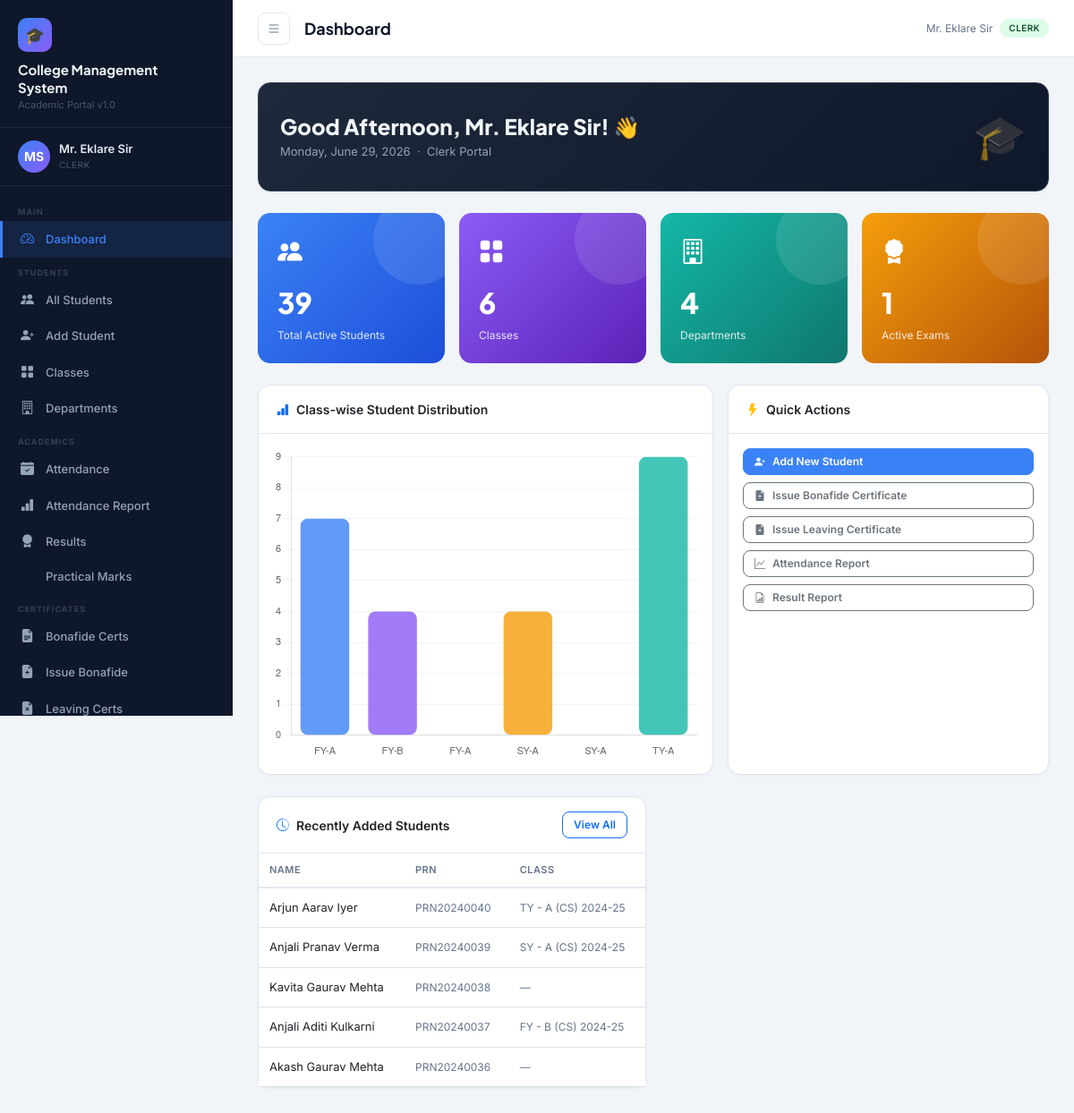
Screenshot of /dashboard/ (signed in) with the database file from the repository.
### accounts/models.py (models this page shows, shortened)
class User(AbstractUser):
    ROLE_CHOICES = [
        ('principal', 'Principal'),
        ('staff', 'Staff / Teacher'),
        ('clerk', 'Clerk'),
        ('accountant', 'Accountant'),
    ]
    role = models.CharField(max_length=20, choices=ROLE_CHOICES, default='staff')
    phone = models.CharField(max_length=15, blank=True)
    address = models.TextField(blank=True)
    profile_photo = models.ImageField(upload_to='profiles/', blank=True, null=True)
    department = models.CharField(max_length=100, blank=True)
    employee_id = models.CharField(max_length=20, unique=True, null=True, blank=True)

### students/models.py (models this page shows, shortened)
class Student(models.Model):
    GENDER_CHOICES = [('M', 'Male'), ('F', 'Female'), ('O', 'Other')]
    STATUS_CHOICES = [('active', 'Active'), ('inactive', 'Inactive'), ('passed', 'Passed Out'), ('dropped', 'Dropped')]
    prn = models.CharField(max_length=20, unique=True, verbose_name='PRN')
    first_name = models.CharField(max_length=50)
    middle_name = models.CharField(max_length=50, blank=True)
    last_name = models.CharField(max_length=50)
    gender = models.CharField(max_length=1, choices=GENDER_CHOICES)
    date_of_birth = models.DateField()
    address = models.TextField()
    phone = models.CharField(max_length=15)
    email = models.EmailField(blank=True)
    photo = models.ImageField(upload_to='students/', blank=True, null=True)
    aadhar_no = models.CharField(max_length=12, blank=True)
    caste = models.CharField(max_length=50, blank=True)
    category = models.CharField(max_length=20, blank=True)  # OBC, SC, ST, Open
    blood_group = models.CharField(max_length=5, blank=True)
    current_class = models.ForeignKey(Class, on_delete=models.SET_NULL, null=True, related_name='students')
    admission_date = models.DateField()
    admission_no = models.CharField(max_length=20, unique=True)
    status = models.CharField(max_length=10, choices=STATUS_CHOICES, default='active')
    father_name = models.CharField(max_length=100)
    father_phone = models.CharField(max_length=15, blank=True)
    father_occupation = models.CharField(max_length=100, blank=True)
    mother_name = models.CharField(max_length=100)
    mother_phone = models.CharField(max_length=15, blank=True)
    guardian_name = models.CharField(max_length=100, blank=True)
    guardian_phone = models.CharField(max_length=15, blank=True)
    guardian_relation = models.CharField(max_length=50, blank=True)
    created_at = models.DateTimeField(auto_now_add=True)
    updated_at = models.DateTimeField(auto_now=True)
    @property
    def full_name(self):
        parts = [self.first_name, self.middle_name, self.last_name]
        return ' '.join(p for p in parts if p)

class Class(models.Model):
    name = models.CharField(max_length=50)  # e.g., FY, SY, TY
    division = models.CharField(max_length=5)  # A, B, C
    department = models.ForeignKey(Department, on_delete=models.CASCADE, related_name='classes')
    academic_year = models.CharField(max_length=10)  # e.g., 2024-25
    class_teacher = models.CharField(max_length=100, blank=True)
    class Meta:
        unique_together = ['name', 'division', 'department', 'academic_year']
        verbose_name_plural = 'Classes'
    def __str__(self):
        return f"{self.name} - {self.division} ({self.department.code}) {self.academic_year}"

class Department(models.Model):
    name = models.CharField(max_length=100)
    code = models.CharField(max_length=10, unique=True)
    head = models.CharField(max_length=100, blank=True)

### core/views.py (the view, shortened to what this page needs)
# urls.py: path('', RedirectView.as_view(url='/dashboard/', permanent=False)),
@login_required
def dashboard(request):
    from students.models import Student, Class, Department
    from attendance.models import AttendanceSession
    from results.models import Exam
    from finance.models import FeePayment, Expense
    from bonafide.models import BonafideCertificate
    today = timezone.now().date()
    this_month = today.replace(day=1)
    user = request.user
    hour = timezone.now().hour
    if hour < 12:
        greeting = "Good Morning"
    elif hour < 17:
        greeting = "Good Afternoon"
    else:
        greeting = "Good Evening"
    ctx = {
        'user': user,
        'today': today,
        'greeting': greeting,
        'total_students': Student.objects.filter(status='active').count(),
        'total_classes': Class.objects.count(),
        'total_departments': Department.objects.count(),
        'total_exams': Exam.objects.filter(is_active=True).count(),
        'recent_payments': [],
        'recent_students': [],
        'my_subjects': [],
    }
    if user.role in ['principal', 'clerk']:
        ctx['recent_students'] = Student.objects.filter(status='active').order_by('-created_at')[:5]
        ctx['bonafide_count'] = BonafideCertificate.objects.filter(issued_date__gte=this_month).count()
    if user.role == 'staff':
        from attendance.models import Subject
        ctx['my_subjects'] = Subject.objects.filter(teacher=user).select_related('class_group')
        ctx['today_sessions'] = AttendanceSession.objects.filter(taken_by=user, date=today).count()
    if user.role == 'principal':
        ctx['bonafide_count'] = BonafideCertificate.objects.filter(issued_date__gte=this_month).count()
        ctx['recent_students'] = Student.objects.filter(status='active').order_by('-created_at')[:5]
        ctx['recent_payments'] = FeePayment.objects.select_related('student').order_by('-created_at')[:8]
    classes_data = Class.objects.annotate(
        student_count=Count('students', filter=Q(students__status='active'))
    ).order_by('name')
    ctx['classes_chart'] = [{'name': f"{c.name}-{c.division}", 'count': c.student_count} for c in classes_data]
    return render(request, 'core/dashboard.html', ctx)

### templates/core/dashboard.html (shortened to what this page needs)
{% extends 'base.html' %}
{% block page_title %}Dashboard{% endblock %}
{% block content %}
<div class="card mb-4" style="background:linear-gradient(135deg,#1e293b,#0f172a);border:1px solid #334155;color:#f1f5f9;">
  <div class="card-body d-flex align-items-center justify-content-between p-4">
    <div>
      <h4 style="font-family:'Plus Jakarta Sans',sans-serif;font-weight:800;margin-bottom:4px;">
      </h4>
      <p style="color:#94a3b8;font-size:13px;margin:0;">
        {{ today|date:"l, F j, Y" }} &nbsp;·&nbsp; {{ request.user.get_role_display }} Portal
      </p>
    </div>
    <div style="font-size:48px;opacity:.6;">🎓</div>
  </div>
</div>
<div class="row g-3 mb-4">
  <div class="col-sm-6 col-lg-3">
    <div class="stat-card stat-blue">
      <div class="stat-icon"><i class="bi bi-people-fill"></i></div>
      <div class="stat-value">{{ total_students }}</div>
      <div class="stat-label">Total Active Students</div>
    </div>
  </div>
  <div class="col-sm-6 col-lg-3">
    <div class="stat-card stat-purple">
      <div class="stat-icon"><i class="bi bi-grid-fill"></i></div>
      <div class="stat-value">{{ total_classes }}</div>
      <div class="stat-label">Classes</div>
    </div>
  </div>
  <div class="col-sm-6 col-lg-3">
    <div class="stat-card stat-teal">
      <div class="stat-icon"><i class="bi bi-building"></i></div>
      <div class="stat-value">{{ total_departments }}</div>
      <div class="stat-label">Departments</div>
    </div>
  </div>
  {% if request.user.role == 'accountant' or request.user.role == 'principal' %}
  <div class="col-sm-6 col-lg-3">
    <div class="stat-card stat-green">
      <div class="stat-icon"><i class="bi bi-cash-stack"></i></div>
      <div class="stat-value">₹{{ month_fees|floatformat:0 }}</div>
      <div class="stat-label">This Month's Fee</div>
    </div>
  </div>
  {% else %}
  <div class="col-sm-6 col-lg-3">
    <div class="stat-card stat-orange">
      <div class="stat-icon"><i class="bi bi-award-fill"></i></div>
      <div class="stat-value">{{ total_exams|default:0 }}</div>
      <div class="stat-label">Active Exams</div>
    </div>
  </div>
  {% endif %}
</div>
<div class="row g-3 mb-4">
  <div class="col-lg-7">
    <div class="card h-100">
      <div class="card-header d-flex align-items-center justify-content-between">
        <span><i class="bi bi-bar-chart-fill text-primary me-2"></i>Class-wise Student Distribution</span>
      </div>
      <div class="card-body p-3">
        <canvas id="classChart" height="220"></canvas>
      </div>
    </div>
  </div>
  <div class="col-lg-5">
    <div class="card h-100">
      <div class="card-header"><i class="bi bi-lightning-fill text-warning me-2"></i>Quick Actions</div>
      <div class="card-body p-3">
        <div class="d-grid gap-2">
          {% if request.user.role == 'principal' or request.user.role == 'clerk' %}
          <a href="{% url 'student_add' %}" class="btn btn-primary btn-sm text-start">
            <i class="bi bi-person-plus-fill me-2"></i>Add New Student
          </a>
          <a href="{% url 'issue_bonafide' %}" class="btn btn-outline-secondary btn-sm text-start">
            <i class="bi bi-file-earmark-plus-fill me-2"></i>Issue Bonafide Certificate
          </a>
          <a href="{% url 'issue_leaving_cert' %}" class="btn btn-outline-secondary btn-sm text-start">
            <i class="bi bi-file-earmark-x-fill me-2"></i>Issue Leaving Certificate
          </a>
          {% endif %}
          <a href="{% url 'attendance_report' %}" class="btn btn-outline-secondary btn-sm text-start">
            <i class="bi bi-graph-up me-2"></i>Attendance Report
          </a>
          <a href="{% url 'result_report' %}" class="btn btn-outline-secondary btn-sm text-start">
            <i class="bi bi-file-earmark-bar-graph me-2"></i>Result Report
          </a>
        </div>
      </div>
    </div>
  </div>
</div>
<div class="row g-3">
  {% if request.user.role == 'principal' or request.user.role == 'clerk' %}
  <div class="col-lg-6">
    <div class="card">
      <div class="card-header d-flex align-items-center justify-content-between">
        <span><i class="bi bi-clock-history me-2 text-primary"></i>Recently Added Students</span>
        <a href="{% url 'student_list' %}" class="btn btn-sm btn-outline-primary">View All</a>
      </div>
      <div class="card-body p-0">
        <table class="table table-hover mb-0">
          <thead><tr><th>Name</th><th>PRN</th><th>Class</th></tr></thead>
          <tbody>
            {% for s in recent_students %}
            <tr>
              <td>
                <a href="{% url 'student_detail' s.pk %}" class="fw-600 text-decoration-none text-dark">
                  {{ s.full_name }}
                </a>
              </td>
              <td><span class="text-muted-sm">{{ s.prn }}</span></td>
              <td><span class="text-muted-sm">{{ s.current_class|default:"—" }}</span></td>
            </tr>
            {% empty %}
            <tr><td colspan="3" class="text-center text-muted-sm py-3">No students yet</td></tr>
            {% endfor %}
          </tbody>
        </table>
      </div>
    </div>
  </div>
  {% endif %}
</div>
{% endblock %}
{% block extra_js %}
<script>
const classData = {{ classes_chart|safe }};
const ctx = document.getElementById('classChart').getContext('2d');
new Chart(ctx, {
  type: 'bar',
  data: {
    labels: classData.map(c => c.name),
    datasets: [{
      label: 'Students',
      data: classData.map(c => c.count),
      backgroundColor: classData.map((_, i) => [
        'rgba(59,130,246,.8)','rgba(139,92,246,.8)','rgba(16,185,129,.8)',
        'rgba(245,158,11,.8)','rgba(239,68,68,.8)','rgba(20,184,166,.8)'
      ][i % 6]),
      borderRadius: 8,
      borderSkipped: false,
    }]
  },
  options: {
    responsive: true,
    plugins: { legend: { display: false } },
    scales: {
      y: { beginAtZero: true, grid: { color: '#f1f5f9' }, ticks: { font: { size: 11 } } },
      x: { grid: { display: false }, ticks: { font: { size: 11 } } }
    }
  }
});
// Set greeting
const hr = new Date().getHours();
const greetEl = document.querySelector('h4');
if(greetEl) {
  const name = greetEl.textContent.split(',')[1];
  greetEl.textContent = (hr < 12 ? 'Good Morning' : hr < 17 ? 'Good Afternoon' : 'Good Evening') + ',' + name;
}
</script>
{% endblock %}

### templates/base.html (shortened to what this page needs)
{% load static %}
<!DOCTYPE html>
<html lang="en">
<head>
  <link href="https://cdn.jsdelivr.net/npm/bootstrap@5.3.2/dist/css/bootstrap.min.css" rel="stylesheet"/>
  <link href="https://cdn.jsdelivr.net/npm/bootstrap-icons@1.11.3/font/bootstrap-icons.css" rel="stylesheet"/>
<link rel="stylesheet"
href="https://cdnjs.cloudflare.com/ajax/libs/cropperjs/1.6.1/cropper.min.css"/>
</head>
<body>
<aside class="sidebar" id="sidebar">
  <div class="sidebar-brand">
    <div class="logo-icon">🎓</div>
    <div class="college-name">College Management<br>System</div>
    <div class="college-subtitle">Academic Portal v1.0</div>
  </div>
  <div class="sidebar-user">
    {% if request.user.profile_photo %}
    <img src="{{ request.user.profile_photo.url }}"
         class="avatar"
         style="object-fit:cover;">
{% else %}
    <div class="avatar">
        {{ request.user.first_name|first|upper }}{{ request.user.last_name|first|upper }}
    </div>
{% endif %}
    <div class="user-info">
      <div class="name">{{ request.user.get_full_name|default:request.user.username }}</div>
      <div class="role">{{ request.user.get_role_display }}</div>
    </div>
  </div>
  <nav class="sidebar-nav">
    <div class="nav-section-label">Main</div>
    <div class="nav-item">
      <a href="{% url 'dashboard' %}" class="{% if request.resolver_match.url_name == 'dashboard' %}active{% endif %}">
        <i class="bi bi-speedometer2"></i> Dashboard
      </a>
    </div>
    <div class="nav-section-label">Students</div>
    <div class="nav-item">
      <a href="{% url 'student_list' %}" class="{% if 'student' in request.resolver_match.url_name %}active{% endif %}">
        <i class="bi bi-people-fill"></i> All Students
      </a>
    </div>
    {% if request.user.role in 'principal,clerk' %}
    <div class="nav-item">
      <a href="{% url 'student_add' %}"><i class="bi bi-person-plus-fill"></i> Add Student</a>
    </div>
    {% endif %}
    <div class="nav-item">
      <a href="{% url 'class_list' %}"><i class="bi bi-grid-fill"></i> Classes</a>
    </div>
    <div class="nav-item">
      <a href="{% url 'department_list' %}"><i class="bi bi-building"></i> Departments</a>
    </div>
    <div class="nav-section-label">Academics</div>
    <div class="nav-item">
      <a href="{% url 'attendance_dashboard' %}" class="{% if 'attendance' in request.resolver_match.url_name %}active{% endif %}">
        <i class="bi bi-calendar-check-fill"></i> Attendance
      </a>
    </div>
    <div class="nav-item">
      <a href="{% url 'attendance_report' %}"><i class="bi bi-bar-chart-fill"></i> Attendance Report</a>
    </div>
    <div class="nav-item">
      <a href="{% url 'results_dashboard' %}" class="{% if 'result' in request.resolver_match.url_name or 'exam' in request.resolver_match.url_name %}active{% endif %}">
        <i class="bi bi-award-fill"></i> Results
      </a>
    </div>
    <div class="nav-item">
      <a href="{% url 'practical_marks' %}"> Practical Marks</a>
    </div>
    {% if request.user.role == 'principal' or request.user.role == 'clerk' %}
    <div class="nav-section-label">Certificates</div>
    <div class="nav-item">
      <a href="{% url 'bonafide_list' %}" class="{% if 'bonafide' in request.resolver_match.url_name %}active{% endif %}">
        <i class="bi bi-file-earmark-text-fill"></i> Bonafide Certs
      </a>
    </div>
    <div class="nav-item">
      <a href="{% url 'issue_bonafide' %}"><i class="bi bi-file-earmark-plus-fill"></i> Issue Bonafide</a>
    </div>
    <div class="nav-item">
      <a href="{% url 'leaving_cert_list' %}"><i class="bi bi-file-earmark-x-fill"></i> Leaving Certs</a>
    </div>
    {% endif %}
  </nav>
</aside>
<div class="main-wrap">
  <div class="topbar">
    <button class="btn-icon sidebar-toggle" onclick="document.getElementById('sidebar').classList.toggle('open')">
      <i class="bi bi-list"></i>
    </button>
    <div class="page-title">{% block page_title %}Dashboard{% endblock %}</div>
    <div class="d-flex align-items-center gap-2">
      <span class="text-muted-sm d-none d-md-inline">{{ request.user.get_full_name|default:request.user.username }}</span>
      <span class="badge-role badge-{{ request.user.role }}">{{ request.user.get_role_display }}</span>
    </div>
  </div>
  <div class="main-content">
    {% block content %}{% endblock %}
  </div>
</div>
{% block extra_js %}{% endblock %}
</body>
</html>

### rows the page displays
User: user.first_name|first "M", user.last_name|first "S", user.get_full_name "Mr. Eklare Sir", user.role "CLERK", user.role "Clerk"
Student: full_name "Arjun Aarav Iyer", prn "PRN20240040", current_class "TY - A (CS) 2024-25"
Student: full_name "Anjali Pranav Verma", prn "PRN20240039", current_class "SY - A (CS) 2024-25"
Student: full_name "Kavita Gaurav Mehta", prn "PRN20240038", current_class "—"
Student: full_name "Anjali Aditi Kulkarni", prn "PRN20240037", current_class "FY - B (CS) 2024-25"
Student: full_name "Akash Gaurav Mehta", prn "PRN20240036", current_class "—"

### other values shown
{{ total_students }} "39"
{{ total_classes }} "6"
{{ total_departments }} "4"
{{ total_exams|default:0 }} "1"
